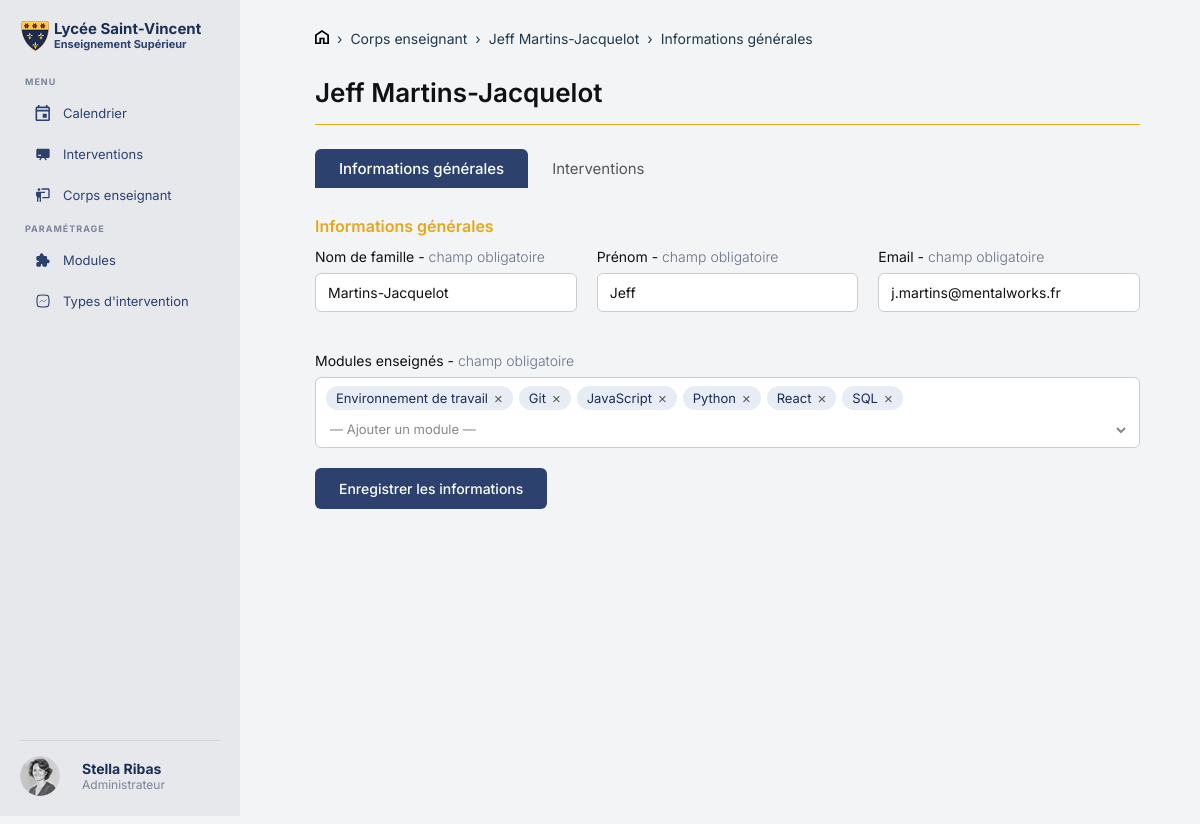
Screenshot of /fiche_enseignant.php?id=1 with the database file from the repository.
### tables this page shows
CREATE TABLE IF NOT EXISTS `instructor` (
  `id` int NOT NULL AUTO_INCREMENT,
  `user_id` int NOT NULL,
  PRIMARY KEY (`id`),
  KEY `user_id` (`user_id`)
);

CREATE TABLE IF NOT EXISTS `users` (
  `id` int NOT NULL AUTO_INCREMENT,
  `role` varchar(100) NOT NULL DEFAULT 'admin',
  `email` varchar(150) NOT NULL,
  `last_name` varchar(100) NOT NULL,
  `first_name` varchar(100) NOT NULL,
  `password` varchar(255) NOT NULL,
  PRIMARY KEY (`id`),
  UNIQUE KEY `email` (`email`)
);

CREATE TABLE IF NOT EXISTS `module` (
  `id` int NOT NULL AUTO_INCREMENT,
  `code` varchar(50) NOT NULL,
  `parent_id` int DEFAULT NULL,
  `name` varchar(150) NOT NULL,
  `description` varchar(400) NOT NULL,
  `hours_count` int DEFAULT NULL,
  `capstone_project` tinyint(1) DEFAULT '0',
  PRIMARY KEY (`id`),
  UNIQUE KEY `code` (`code`),
  UNIQUE KEY `name` (`name`),
  KEY `parent_id` (`parent_id`)
);

### database/requeteficheenseignant.php (called while the page is built, shortened)
<?php
$id = isset($_GET['id']) ? (int)$_GET['id'] : 0;
$stmt = $pdo->prepare("
    SELECT i.id, u.last_name, u.first_name, u.email
    FROM instructor i
    JOIN users u ON i.user_id = u.id
    WHERE i.id = ?
");
$stmt->execute([$id]);
$enseignant = $stmt->fetch(PDO::FETCH_ASSOC);
$stmt = $pdo->prepare("
    SELECT m.id, m.name
    FROM instructor_module im
    JOIN module m ON im.module_id = m.id
    WHERE im.instructor_id = ?
    ORDER BY m.name ASC
");
$stmt->execute([$id]);
$modules_enseignant = $stmt->fetchAll(PDO::FETCH_ASSOC);

### public/fiche_enseignant.php (the view, shortened to what this page needs)
<?php
require_once '../fonctions/db.php';
require_once '../database/requeteficheenseignant.php';
?>
<!DOCTYPE html>
<html lang="fr">
<head>
    <link rel="stylesheet" href="assets/css/header.css">
    <link rel="stylesheet" href="assets/css/fiche_enseignant.css">
</head>
<body class="page-fiche">
<div class="page">
    <?php require_once '../inclus/header.php'; ?>
    <main class="contenu">
        <nav class="fil">
            <a href="index.php"><img src="assets/images/Home.svg"></a>
            <span>›</span>
            <a href="corps_enseignant.php">Corps enseignant</a>
            <span>›</span>
            <span><?= htmlspecialchars($enseignant['first_name'] . ' ' . $enseignant['last_name']) ?></span>
            <span>›</span>
            <span>Informations générales</span>
        </nav>
        <h1 class="titre-fiche"><?= htmlspecialchars($enseignant['first_name'] . ' ' . $enseignant['last_name']) ?></h1>
        <div class="hrcouleur"></div>
        <div class="onglets">
            <button class="onglet actif" onclick="afficherOnglet('infos', this)">Informations générales</button>
            <button class="onglet" onclick="afficherOnglet('interventions', this)">Interventions</button>
        </div>
        <div id="onglet-infos" class="contenu-onglet">
            <p class="sous-titre-section">Informations générales</p>
            <form method="POST" action="" id="formulaire-principal">
                <div class="grille-champs">
                    <div class="champ">
                        <label>Nom de famille - <span class="obligatoire">champ obligatoire</span></label>
                        <input type="text" name="nom" value="<?= htmlspecialchars($enseignant['last_name']) ?>">
                    </div>
                    <div class="champ">
                        <label>Prénom - <span class="obligatoire">champ obligatoire</span></label>
                        <input type="text" name="prenom" value="<?= htmlspecialchars($enseignant['first_name']) ?>">
                    </div>
                    <div class="champ">
                        <label>Email - <span class="obligatoire">champ obligatoire</span></label>
                        <input type="text" name="email" value="<?= htmlspecialchars($enseignant['email']) ?>">
                    </div>
                </div>
                <div class="champ">
                    <label>Modules enseignés - <span class="obligatoire">champ obligatoire</span></label>
                    <div class="multiselect" id="multiselect">
                        <div class="tags" id="tags">
                            <?php foreach ($modules_enseignant as $m): ?>
                                <span class="tag" data-id="<?= $m['id'] ?>">
                                    <?= htmlspecialchars($m['name']) ?>
                                    <button type="button" onclick="retirerTag(this)">×</button>
                                </span>
                            <?php endforeach; ?>
                        </div>
                        <select id="select-modules" onchange="ajouterTag(this)">
                            <option value="">— Ajouter un module —</option>
                        </select>
                    </div>
                </div>
                <div class="boutons">
                    <button type="submit" name="enregistrer" class="bouton-enregistrer">Enregistrer les informations</button>
                </div>
            </form>
        </div>
    </main>
</div>
</body>
</html>

### public/assets/css/header.css (style rules this page uses)
html, body { margin: 0; padding: 0; overflow-x: hidden; box-sizing: border-box; font-family: 'Inter', sans-serif; background-color: #f3f4f6; color: #1b2e53; }
.page { display: flex; min-height: 100vh; }

### public/assets/css/fiche_enseignant.css (style rules this page uses)
.contenu { margin-left: 275px; flex: 1; min-height: 100vh; padding: 30px 60px 30px 40px; }
.fil { display: flex; align-items: center; gap: 8px; font-size: 14px; color: #1F384C; margin-bottom: 30px; }
.fil a { color: #1F384C; text-decoration: none; }
.titre-fiche { font-size: 26px; font-weight: 600; color: #111; margin-bottom: 16px; }
.sous-titre-section { font-size: 16px; font-weight: 600; color: #e6a817; margin-bottom: 12px; }
.hrcouleur { height: 1px; background-color: #e6a817; width: 100%; margin-bottom: 24px; }
.onglets { display: flex; gap: 0; margin-bottom: 28px; border-bottom: none; }
.onglet { padding: 10px 24px; border: none; background: none; font-size: 15px; font-family: 'Inter', sans-serif; font-weight: 400; color: #555; cursor: pointer; border-radius: 6px 6px 0 0; transition: background 0.15s; }
.onglet.actif { background: #2c416e; color: white; font-weight: 500; }
.grille-champs { display: grid; grid-template-columns: 1fr 1fr 1fr; gap: 20px; margin-bottom: 20px; }
.champ { display: flex; flex-direction: column; gap: 8px; margin-bottom: 20px; }
.champ label { font-size: 14px; font-weight: 400; color: #111; }
.obligatoire { font-weight: 300; color: #667085; }
.champ input[type="text"] { padding: 10px 12px; border: 1px solid #ccc; border-radius: 6px; font-size: 14px; font-family: 'Inter', sans-serif; outline: none; color: #111; width: 100%; box-sizing: border-box; }
.multiselect { border: 1px solid #ccc; border-radius: 6px; padding: 8px 10px; background: white; min-height: 48px; cursor: pointer; }
.tags { display: flex; flex-wrap: wrap; gap: 6px; margin-bottom: 8px; }
.tag { display: inline-flex; align-items: center; gap: 6px; background: #e8ecf4; color: #1b2e53; font-size: 13px; padding: 4px 10px; border-radius: 20px; }
.tag button { background: none; border: none; cursor: pointer; font-size: 15px; color: #555; padding: 0; line-height: 1; }
#select-modules { border: none; outline: none; font-size: 13px; font-family: 'Inter', sans-serif; color: #888; background: transparent; cursor: pointer; width: 100%; }
.boutons { display: flex; gap: 16px; align-items: center; margin-top: 10px; }
.bouton-enregistrer { padding: 12px 24px; border: none; border-radius: 6px; background: #2c416e; color: white; font-size: 14px; font-weight: 500; cursor: pointer; font-family: 'Inter', sans-serif; transition: background 0.2s; }

### rows the page displays
instructor: user.last_name "Jeff Martins-Jacquelot", nom "Martins-Jacquelot", prenom "Jeff", email "j.martins@mentalworks.fr"
module: name "Environnement de travail"
module: name "Git"
module: name "JavaScript"
module: name "Python"
module: name "React"
module: name "SQL"
